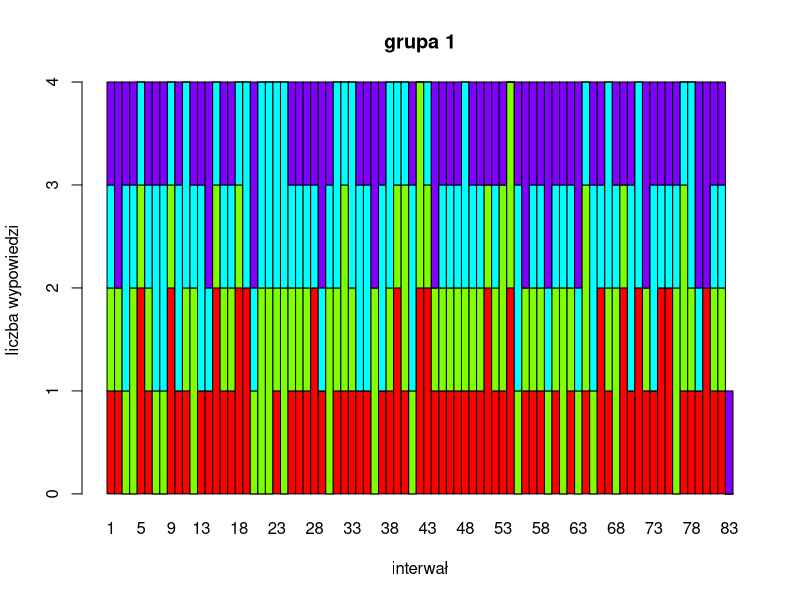
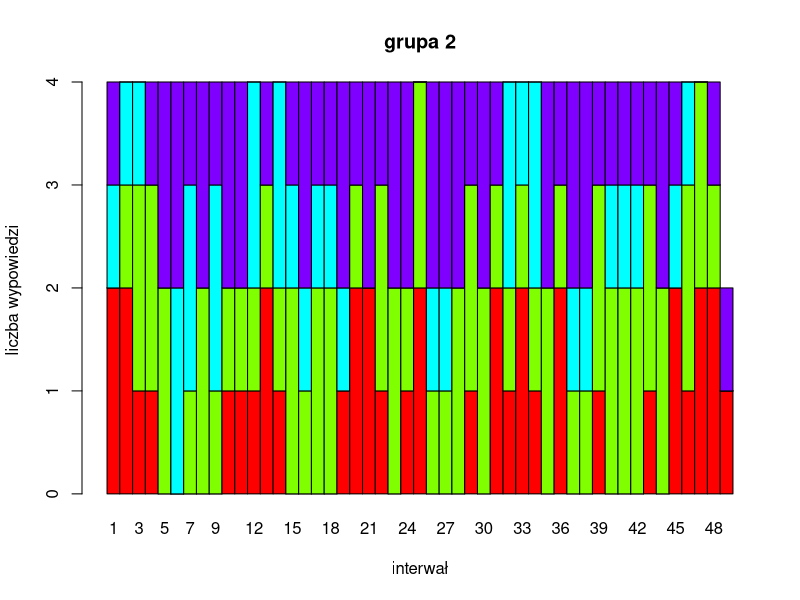
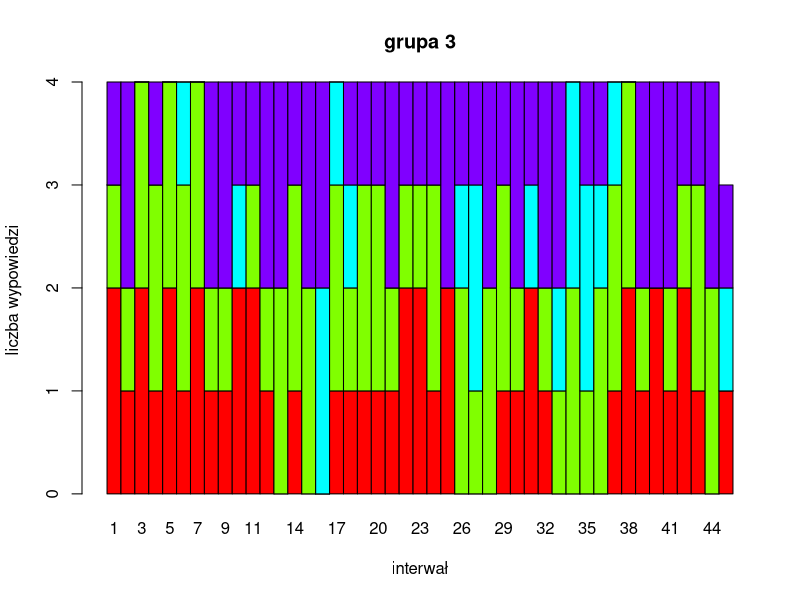
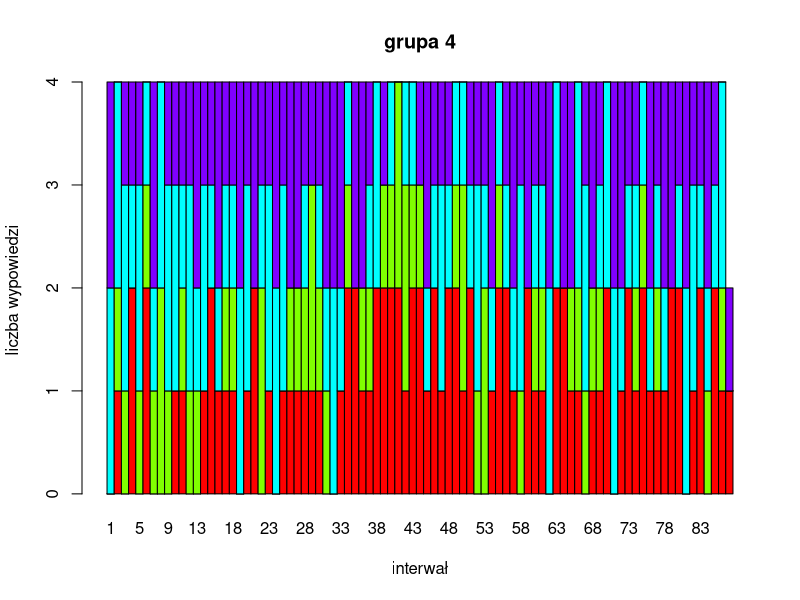
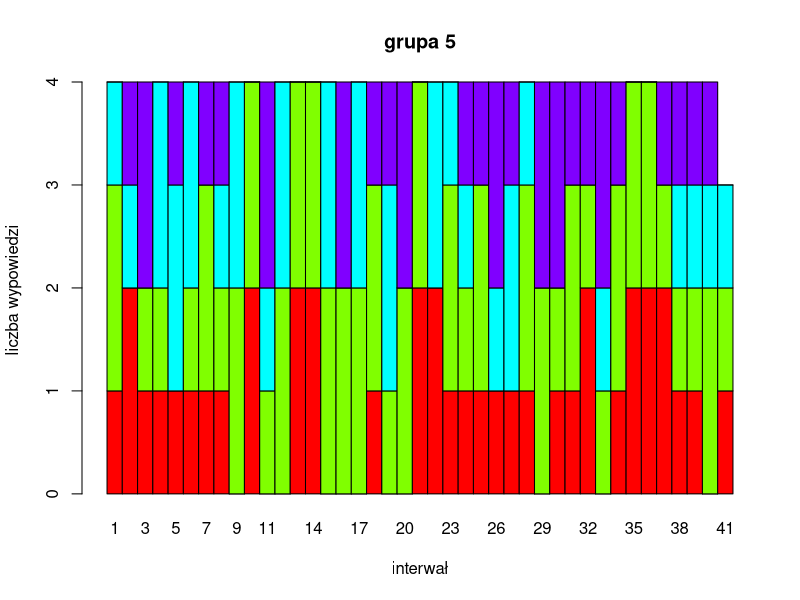
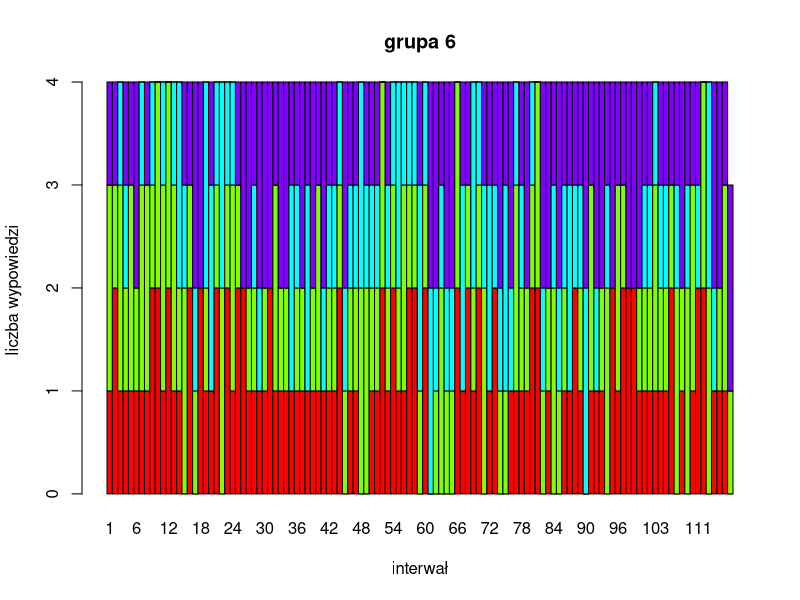
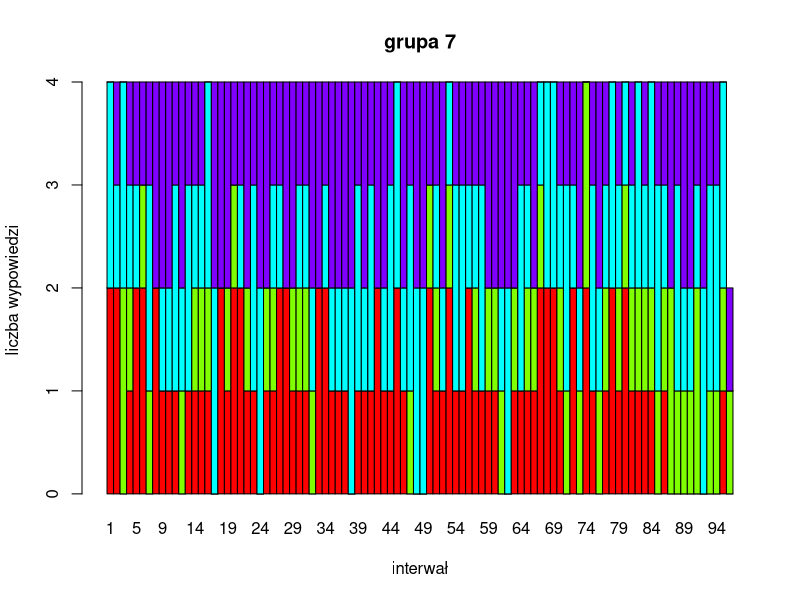
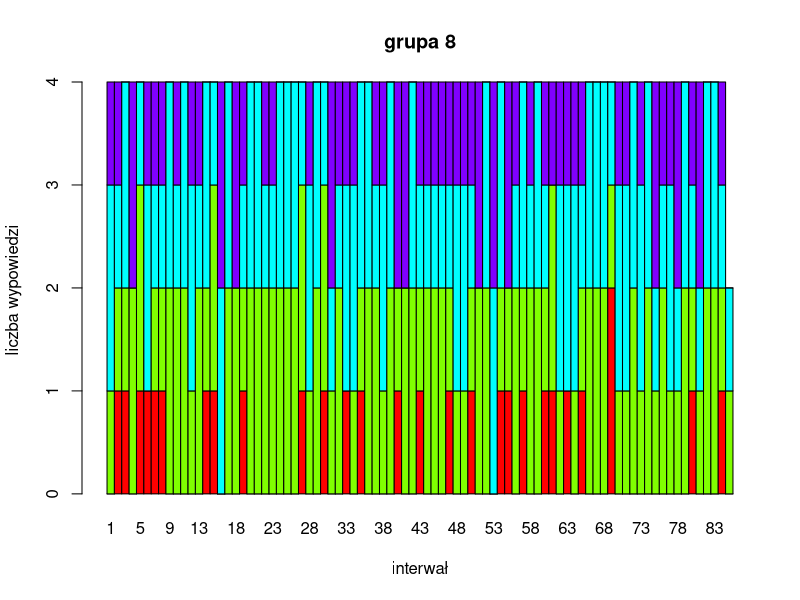

These figures' R source, in order:
## ---- chunk 1
data_raw <- read.table("dane.csv", header = TRUE, sep = ";")
data <- data_raw[,c("grupa","kto","ABA3","nr_ciagu")]
data <- data[complete.cases(data),]

data$o1 <- as.integer(data$kto == 1)
data$o2 <- as.integer(data$kto == 2)
data$o3 <- as.integer(data$kto == 3)
data$o4 <- as.integer(data$kto == 4)

window <- 4

data$n <- as.integer(ave(row.names(data), data$grupa, FUN=seq_along))
data$window <- as.integer(((data$n - 1) %/% window) + 1)


aggr <- with(data, aggregate(cbind(o1,o2,o3,o4)~grupa+window, data=data, sum))
aggr <- aggr[order(aggr$grupa),]

colors <- rainbow(4)
lapply(1:16, function(x) {
        m<-as.matrix(aggr[aggr$grupa==x, c(-1, -2)])
        rownames(m)<-aggr[aggr$grupa==x, 2]
        barplot(t(m)
                ,col=colors
                ,main=paste("grupa", x)
                ,xlab="interwał"
                ,ylab="liczba wypowiedzi"
                ,space=0)
        
        }
       )
